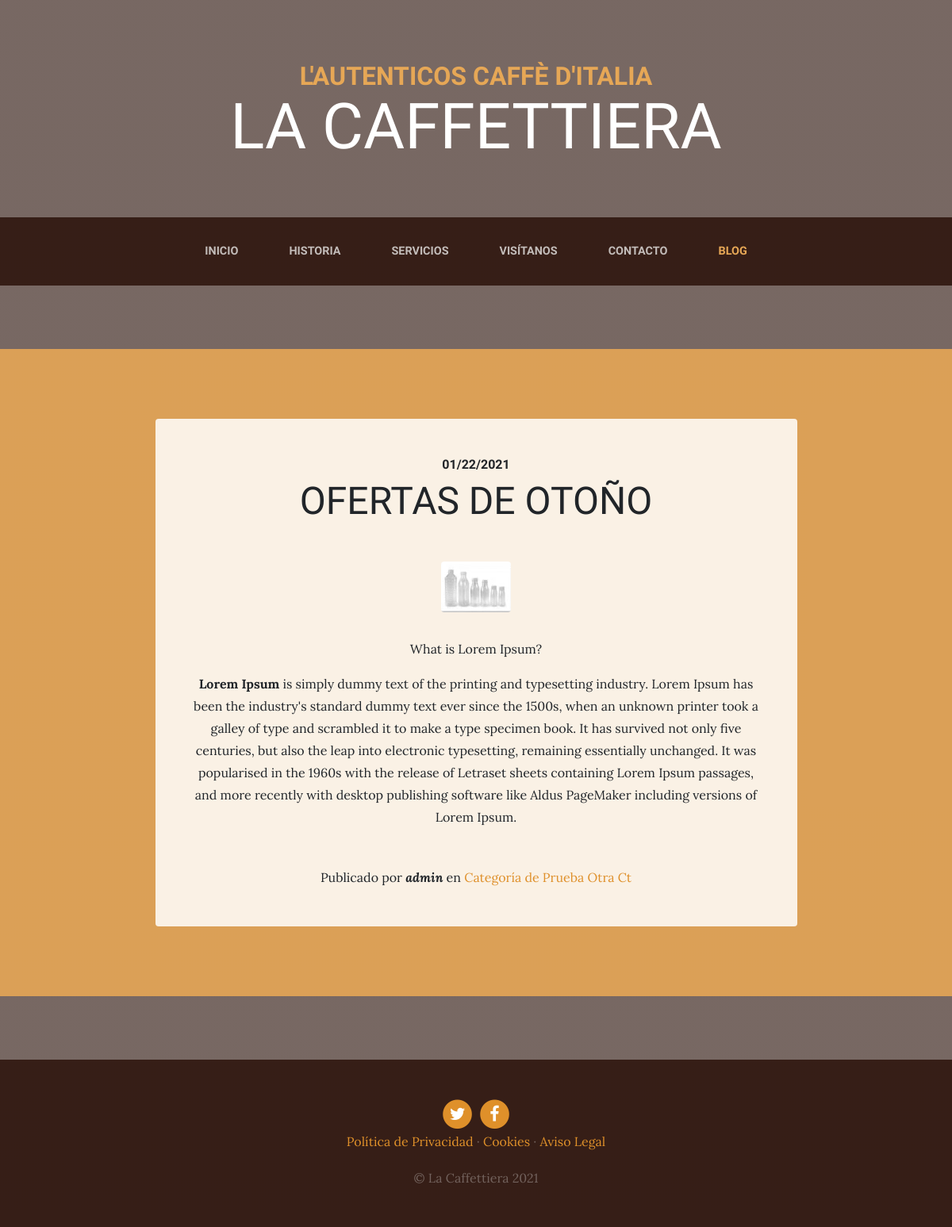
Screenshot of /blog/ with the database file from the repository.
### blog/models.py (models this page shows, shortened)
class Post(models.Model):
    title = models.CharField(max_length=200, verbose_name="Título")
    content = RichTextField(verbose_name="Contenido")
    published = models.DateTimeField(
        default=now, verbose_name="Fecha de publicación")
    image = models.ImageField(
        upload_to="blog", null=True, blank=True, verbose_name="Imagen")
    author = models.ForeignKey(User, on_delete=models.CASCADE, verbose_name="Autor")
    categories = models.ManyToManyField(Category, verbose_name="Categorías", related_name="get_post")
    created = models.DateTimeField(
        auto_now_add=True, verbose_name="Fecha de creación")
    updated = models.DateTimeField(
        auto_now=True, verbose_name="Fecha de edición")
    class Meta:
        verbose_name = "entrada"
        verbose_name_plural = "entradas"

class Category(models.Model):
    name = models.CharField(max_length=100, verbose_name="Nombre")
    created = models.DateTimeField(
        auto_now_add=True, verbose_name="Fecha de creación")
    updated = models.DateTimeField(
        auto_now=True, verbose_name="Fecha de edición")
    class Meta:
        verbose_name = "categoría"
        verbose_name_plural = "categorías"

### pages/models.py (models this page shows, shortened)
class Page(models.Model):
    title = models.CharField(max_length=200, verbose_name="Título")
    content = RichTextField(verbose_name="Contenido")
    order = models.SmallIntegerField(default=0, verbose_name="Ordenum")
    created = models.DateTimeField(auto_now_add=True, verbose_name="Fecha de creación")
    updated = models.DateTimeField(auto_now=True, verbose_name="Fecha de edición")
    class Meta:
        verbose_name = "página"
        verbose_name_plural = "páginas"
        ordering = ['order','title']

### blog/views.py (the view)
# urls.py: path('', views.blog, name='blog'),
def blog(request):
    posts = Post.objects.all()
    return render(request, "blog/blog.html", {'posts':posts})

### pages/templatetags/pages_extras.py (called while the page is built)
@register.simple_tag
def get_page_list():
    pages = Page.objects.all()
    return pages

### social/processor.py (called while the page is built)
def ctx_dict(request):
    ctx = {}
    links = Link.objects.all()
    for link in links:
        ctx[link.key] = link.url
    return ctx

### blog/templates/blog/blog.html (shortened to what this page needs)
{% extends 'core/base.html' %}
{% load static %}
{% block content%}
{% for post in posts %}
<section class="page-section cta">
  <div class="container">
    <div class="row">
      <div class="col-xl-9 mx-auto">
        <div class="cta-innerv text-center rounded">
          <h2 class="section-heading mb-5">
            <span class="section-heading-upper">{{post.published|date:"SHORT_DATE_FORMAT"}}</span>
            <span class="section-heading-lower">{{post.title}}</span>
          </h2>
          <p class="mb-0">
            <img
              class="mx-auto d-flex rounded img-fluid mb-3 mb-lg-0"
              src="{{post.image.url}}"
              alt=""
            />
          </p>
          <p class="mb-0 mbt">{{post.content|safe}}</p>
          <p class="mb-0 mbt">
            <span class="section-heading-under"
              >Publicado por <em><b>{{post.author}}</b></em> en
              {% for category in post.categories.all %}
              <a href="{% url 'category' category.id %}" class="link">{{category.name}}</a>
              {% endfor %}
            </span>
          </p>
        </div>
      </div>
    </div>
  </div>
</section>
{% endfor %}
{% endblock%}

### core/templates/core/base.html (shortened to what this page needs)
<!DOCTYPE html>
<html lang="en">
<head>
  {% load static %}
  <link href="{% static 'core/vendor/bootstrap/css/bootstrap.min.css' %}" rel="stylesheet" />
  <link href="{% static 'core/vendor/font-awesome/css/font-awesome.min.css' %}" rel="stylesheet" type="text/css" />
  <link href="{% static 'core/css/business-casual.css' %}" rel="stylesheet" />
</head>
<body>
  <h1 class="site-heading text-center text-white d-none d-lg-block" >
    <span class="site-heading-upper text-primary mb-3">L'autenticos caffè d'italia</span>
    <span class="site-heading-lower">La Caffettiera</span>
  </h1>
  <nav class="navbar navbar-expand-lg navbar-dark py-lg-4" id="mainNav">
    <div class="container">
      <div class="collapse navbar-collapse" id="navbarResponsive">
        <ul class="navbar-nav mx-auto">
          <li class="nav-item px-lg-4 {% if request.path == '/' %}active{% endif %}">
            <a class="nav-link text-uppercase text-expanded" href="{% url 'home' %}">Inicio</a>
          </li>
          <li class="nav-item px-lg-4 {% if request.path == '/about/' %}active{% endif %}">
            <a class="nav-link text-uppercase text-expanded" href="{% url 'about' %}">Historia</a>
          </li>
          <li class="nav-item px-lg-4  {% if request.path == '/services/' %}active{% endif %}">
            <a class="nav-link text-uppercase text-expanded" href="{% url 'services' %}">Servicios</a>
          </li>
          <li class="nav-item px-lg-4 {% if request.path == '/store/' %}active{% endif %}">
            <a class="nav-link text-uppercase text-expanded" href="{% url 'store' %}">Visítanos</a>
          </li>
          <li class="nav-item px-lg-4 {% if request.path == '/contact/' %}active{% endif %}">
            <a class="nav-link text-uppercase text-expanded" href="{% url 'contact' %}">Contacto</a>
          </li>
          <li class="nav-item px-lg-4 {% if request.path|slice:"6" == '/blog/' %}active{% endif %} ">
            <a class="nav-link text-uppercase text-expanded" href="{% url 'blog' %}">Blog</a>
          </li>
        </ul>
      </div>
    </div>
  </nav>
  {% block content%}{% endblock%}
</body>
<footer class="footer text-faded text-center py-5">
  <div class="container">
    <p class="m-0">
    {% if LINK_TWITTER %}
      <a href="{{LINK_TWITTER}}" class="link">
        <span class="fa-stack fa-lg">
          <i class="fa fa-circle fa-stack-2x"></i>
          <i class="fa fa-twitter fa-stack-1x fa-inverse"></i>
        </span>
      </a>
    {% endif %}
    {% if LINK_FACEBOOK %}
      <a href="{{LINK_FACEBOOK}}" class="link">
        <span class="fa-stack fa-lg">
          <i class="fa fa-circle fa-stack-2x"></i>
          <i class="fa fa-facebook fa-stack-1x fa-inverse"></i>
        </span>
      </a>
      {% endif %}
    </p>
    {% load pages_extras %}
    {% get_page_list as page_list %}
    {% for page in page_list%}
      <a href="{% url 'page' page.id page.title|slugify %}" class="link">{{page.title}}</a>
      {% if not forloop.last %}·{% endif %}
    {% endfor %}
    <p class="m-0 mbt1">&copy; La Caffettiera 2021</p>
  </div>
</footer>
</html>

### core/static/core/css/business-casual.css (style rules this page uses)
body { font-family: 'Lora'; background: linear-gradient(rgba(47, 23, 15, 0.65), rgba(47, 23, 15, 0.65)), url("../img/bg.jpg"); background-attachment: fixed; background-position: center; background-size: cover; }
h1, h2, h3, h4, h5, h6 { font-family: 'Raleway'; }
p { line-height: 1.75; }
.text-faded { color: rgba(255, 255, 255, 0.3); }
.site-heading { margin-top: 5rem; margin-bottom: 5rem; text-transform: uppercase; line-height: 1; font-family: 'Raleway'; }
.site-heading .site-heading-upper { display: block; font-size: 2rem; font-weight: 800; }
.site-heading .site-heading-lower { font-size: 5rem; font-weight: 100; line-height: 4rem; }
.page-section { margin-top: 5rem; margin-bottom: 5rem; }
.section-heading { text-transform: uppercase; }
.section-heading .section-heading-upper { display: block; font-size: 1rem; font-weight: 800; padding-bottom:.5rem; }
.section-heading .section-heading-lower { display: block; font-size: 3rem; font-weight: 100; }
#mainNav { background-color: rgba(47, 23, 15, 0.9); font-family: 'Raleway'; }
#mainNav .navbar-nav .nav-item .nav-link { color: rgba(255, 255, 255, 0.7); font-weight: 800; }
#mainNav .navbar-nav .nav-item.active .nav-link { color: #e6a756; }
@media (min-width: 992px) { #mainNav .navbar-nav .nav-item .nav-link { font-size: 0.9rem; } }
.cta { padding-top: 5rem; padding-bottom: 5rem; background-color: rgba(230, 167, 86, 0.9); }
.cta .cta-innerv { position: relative; padding: 3rem; margin: 0.5rem; background-color: rgba(255, 255, 255, 0.85); }
.footer { background-color: rgba(47, 23, 15, 0.9); }
.text-primary { color: #e6a756 !important; }
.mbt { padding-top: 2rem; }
.mbt1 { padding-top: 1.25rem; }
a.link { color: #df902a; }

### rows the page displays
Post: published "01/22/2021", title "OFERTAS DE OTOÑO", image (picture), content "What is Lorem Ipsum? Lorem Ipsum is simply dummy text of the printing and typesetting industry. Lorem Ipsum has been the industry's standard dummy text ever since the 1500s, when an unknown printer took a galley of type and scrambled it to make a type specimen book. It has survived not only five centuries, but also the leap into electronic typesetting, remaining essentially unchanged. It was popularised in the 1960s with the release of Letraset sheets containing Lorem Ipsum passages, and more recently with desktop publishing software like Aldus PageMaker including versions of Lorem Ipsum.", author "admin"
Category: name "Categoría de Prueba"
Category: name "Otra Ct"
Page: title "Política de Privacidad"
Page: title "Cookies"
Page: title "Aviso Legal"
